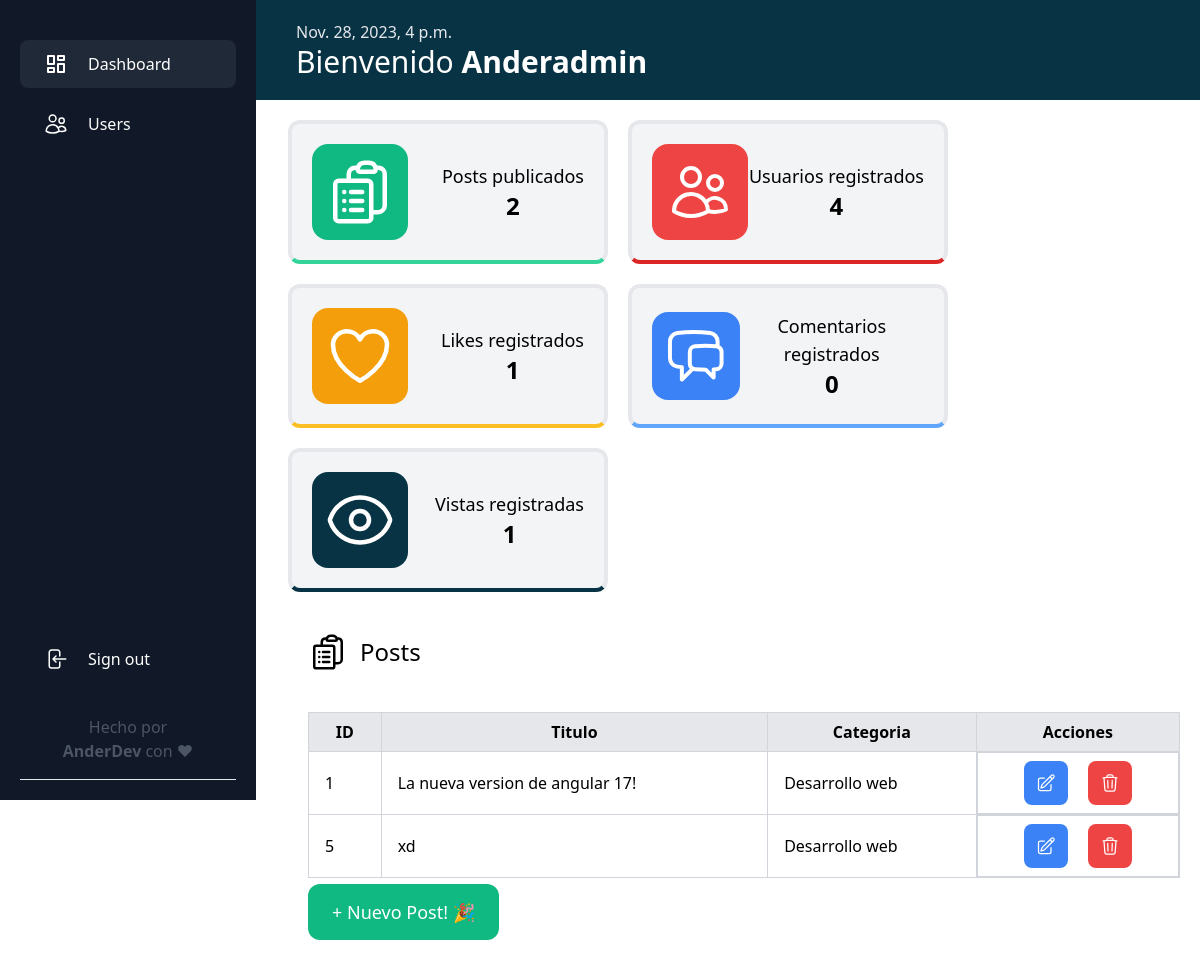
The page /dashboard/ (signed in) on the database its author committed.
### core/models.py (models this page shows, shortened)
class User(AbstractUser):
    pass

class Post(models.Model):
    author = models.CharField(max_length=150, verbose_name='Author', blank=False, null=False)
    publicado = models.DateTimeField(auto_now_add=True)
    actualizado = models.DateTimeField(auto_now=True)
    categoria = models.ForeignKey(Categoria, on_delete=models.CASCADE)
    title = models.CharField(max_length=150,verbose_name='Title')
    content = models.TextField()
    picture = models.ImageField(upload_to='img/')
    slug = models.SlugField()

class Categoria(models.Model):
    name = models.CharField(max_length=150, verbose_name='Categoria')
    def __str__(self):
        return self.name

### dashboard/views.py (the view, shortened to what this page needs)
# urls.py: path('', DashboardView.as_view(), name='dashboard_home'),
class DashboardView(View):
    @method_decorator(login_required) #Verificamos que este iniciado sesion
    @method_decorator(admin_only) #Y que tenga los permisos para acceder
    def get(self, request, *args, **kwargs):
        form = PostForm()
        hora_actual = timezone.now()
        users = User.objects.all().count()
        posts = Post.objects.all().count()
        likes = Like.objects.all().count()
        comments = Comment.objects.all().count()
        views = PostView.objects.all().count()
        post = Post.objects.all()
        context = {
            'hora':hora_actual,
            'users':users,
            'posts':posts,
            'likes':likes,
            'comments':comments,
            'views':views,
            'post':post,
            'form':form,
        }
        return render(request, 'dashboard/index.html', context)

### dashboard/views.py (called while the page is built)
def admin_only(function):
    def _wrapped(request, *args, **kwargs):  # Cambiado de user a request
        if request.user.has_perm('core.can_add_post_view'):
            return function(request, *args, **kwargs)
        else:
            return redirect('/')
    return _wrapped

### templates/dashboard/index.html (shortened to what this page needs)
{% extends "dashboard/base.html" %}
{% load static %}
{% block content %}
    <div class="pt-5 bg-dark-second ml-64">
        <div class="ml-10 pb-5">
            <span class="text-gray-200">{{hora}}</span>
            <h1 class="text-3xl text-white">Bienvenido <span class="font-semibold">{{request.user.username|capfirst}}</span> </h1>
        </div>
    </div>
    {% include "dashboard/src/datos.html" %}
{% endblock content %}
{% block script %}
        <link rel="stylesheet" href="{% static 'lib/datatables-1.10.20/css/dataTables.bootstrap4.min.css' %}"/>
        <link rel="stylesheet" href="{% static 'lib/datatables-1.10.20/plugins/responsive-2.2.3/css/responsive.bootstrap4.min.css' %}"/>
{% endblock script %}

### templates/dashboard/src/datos.html (shortened to what this page needs)
<section class="ml-72">
    <div>
        <div class="mt-5  flex gap-5 text-black flex-wrap">
            <div class="border-4 hover:scale-105 transition-all easy-out duration-500 outline-none bg-gray-100 border-b-green-400 w-80 rounded-xl  justify-between items-center flex p-5">
                <div class="text-center flex flex-col">
                    <span class="text-lg">Posts publicados</span>
                    <p class="text-2xl text-center font-bold">{{posts}}</p>
                </div>
            </div>
            <div class="border-4 hover:scale-105 transition-all easy-out duration-500 outline-none bg-gray-100 border-b-red-600 w-80 rounded-xl  justify-between items-center flex p-5">
                <div class="text-center flex flex-col">
                    <span class="text-lg">Usuarios registrados</span>
                    <p class="text-2xl text-center font-bold">{{users}}</p>
                </div>
            </div>
            <div class="border-4 hover:scale-105 transition-all easy-out duration-500 outline-none bg-gray-100 border-b-yellow-400 w-80 rounded-xl  justify-between items-center flex p-5">
                <div class="text-center flex flex-col">
                    <span class="text-lg">Likes registrados</span>
                    <p class="text-2xl text-center font-bold">{{likes}}</p>
                </div>
            </div>
            <div class="border-4 hover:scale-105 transition-all easy-out duration-500 outline-none bg-gray-100 border-b-blue-400 w-80 rounded-xl justify-between items-center flex p-5">
                <div class="text-center flex flex-col">
                    <span class="text-lg">Comentarios registrados</span>
                    <p class="text-2xl text-center font-bold">{{comments}}</p>
                </div>
            </div>
            <div class="border-4 hover:scale-105 transition-all easy-out duration-500 outline-none bg-gray-100 border-b-dark-main w-80 rounded-xl justify-between items-center flex p-5">
                <div class="text-center flex flex-col">
                    <span class="text-lg">Vistas registradas</span>
                    <p class="text-2xl text-center font-bold">{{views}}</p>
                </div>
            </div>
        </div>
    </div>
    <div class="mt-10 mx-5">
    <h1 class="text-2xl font-font-semibold mb-10 flex gap-3 items-center">
        Posts</h1>
    <table id="data" class="data w-full border-collapse">
        <thead>
            <tr class="bg-gray-200">
                <th class="border border-gray-300 px-4 py-2">ID</th>
                <th class="border border-gray-300 px-4 py-2">Titulo</th>
                <th class="border border-gray-300 px-4 py-2">Categoria</th>
                <th class="border border-gray-300 px-4 py-2">Acciones</th>
            </tr>
        </thead>
        <tbody>
            {% for p in post %}
                <tr class="border border-gray-300">
                    <td class="border border-gray-300 px-4 py-2">{{ p.slug }}</td>
                    <td class="border border-gray-300 px-4 py-2">{{ p.title }}</td>
                    <td class="border border-gray-300 px-4 py-2">{{ p.categoria }}</td>
                    <td class="border border-gray-300 px-4 py-2 flex justify-center gap-5">
                        <a href="#" class="bg-blue-500 rounded-lg">
                        </a>
                        <a href="#" class="bg-red-500 rounded-lg">
                        </a>
                    </td>
                </tr>
            {% endfor %}
        </tbody>
    </table>
    <div class="mb-10 mt-5" id="NewPost">
        <a href="#" class="bg-green-500 text-white px-6 py-4 rounded-xl text-lg  hover:bg-green-700 duration-500 transition-colors ">+ Nuevo Post! 🎉</a>
    </div>
    </div>
</section>

### rows shown on the page
User: user.username "Anderadmin"
Post: slug "1", title "La nueva version de angular 17!", categoria "Desarrollo web"
Post: slug "5", title "xd", categoria "Desarrollo web"

### other values the page prints
{{ posts }} "2"
{{ users }} "4"
{{ likes }} "1"
{{ comments }} "0"
{{ views }} "1"
